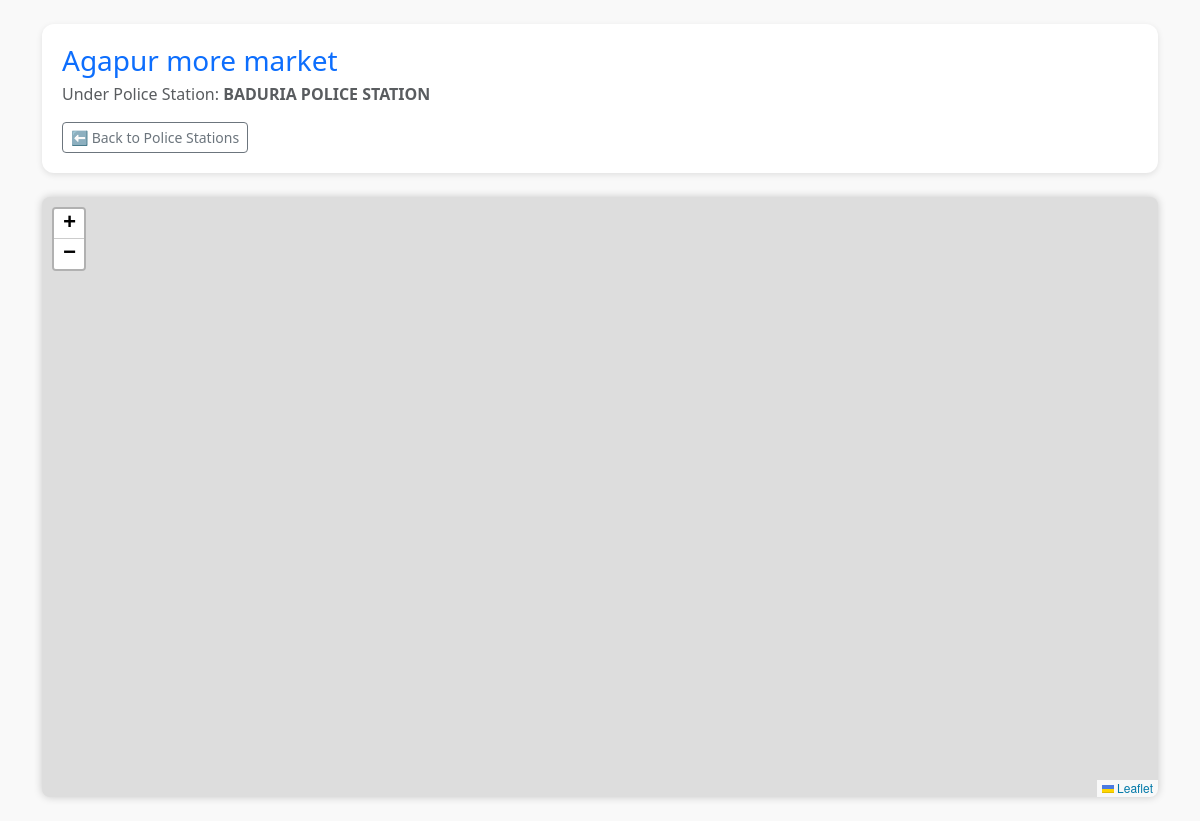
The app's page /area/259/map/ (signed in) with its own data.
### monitoring/models.py (models this page shows, shortened)
class CCTVArea(models.Model):
    name = models.CharField(max_length=100)
    police_station = models.ForeignKey(PoliceStation, on_delete=models.CASCADE, related_name='areas')

class PoliceStation(models.Model):
    name = models.CharField(max_length=100)
    area = models.CharField(max_length=200)

### monitoring/views.py (the view)
# urls.py: path('area/<int:area_id>/map/', views.cctv_area_map, name='cctv_area_map'),
@login_required
def cctv_area_map(request, area_id):
    area = get_object_or_404(CCTVArea, id=area_id)
    cctvs = area.cctvs.filter(latitude__isnull=False, longitude__isnull=False)
    return render(request, 'cctv_area_map.html', {'area': area, 'cctvs': cctvs})

### templates/cctv_area_map.html (shortened to what this page needs)
{% load static %}
<!DOCTYPE html>
<html lang="en">
<head>
    <link href="https://cdn.jsdelivr.net/npm/bootstrap@5.3.0/dist/css/bootstrap.min.css" rel="stylesheet">
    <link rel="stylesheet" href="https://unpkg.com/leaflet@1.9.4/dist/leaflet.css" />
    <link rel="stylesheet" href="https://unpkg.com/leaflet.markercluster/dist/MarkerCluster.Default.css" />
</head>
<body class="container py-4">
    <div class="material-card mb-4">
        <h3 class="mb-1 text-primary">{{ area.name }}</h3>
        <p class="text-muted">Under Police Station: <strong>{{ area.police_station.name }}</strong></p>
        <a href="{% url 'map_page' %}" class="btn btn-outline-secondary btn-sm">⬅ Back to Police Stations</a>
    </div>
    <div id="map"></div>
</body>
</html>

### templates/cctv_area_map.html (style rules this page uses)
body { background-color: #f9f9f9; }
#map { height: 600px; border-radius: 8px; box-shadow: 0 0 8px rgba(0,0,0,0.2); }
.material-card { background: white; padding: 20px; border-radius: 12px; box-shadow: 0 2px 6px rgba(0,0,0,0.1); }

### records on screen
CCTVArea: name "Agapur more market", police_station.name "BADURIA POLICE STATION"
